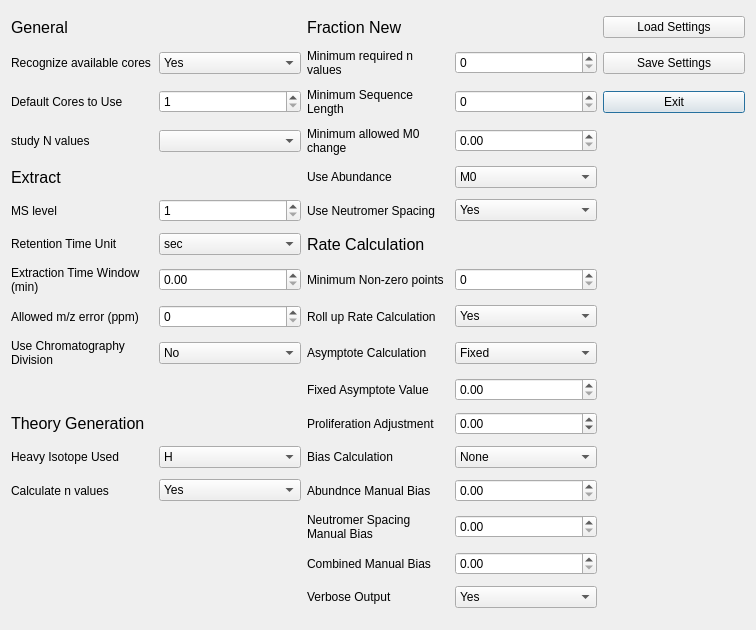
<?xml version="1.0" encoding="UTF-8"?>
<ui version="4.0">
 <class>Dialog</class>
 <widget class="QDialog" name="Dialog">
  <property name="geometry">
   <rect>
    <x>0</x>
    <y>0</y>
    <width>756</width>
    <height>630</height>
   </rect>
  </property>
  <property name="minimumSize">
   <size>
    <width>650</width>
    <height>600</height>
   </size>
  </property>
  <property name="windowTitle">
   <string>Dialog</string>
  </property>
  <property name="autoFillBackground">
   <bool>false</bool>
  </property>
  <property name="sizeGripEnabled">
   <bool>false</bool>
  </property>
  <layout class="QGridLayout" name="gridLayout">
   <item row="0" column="0">
    <widget class="QLabel" name="label_5">
     <property name="font">
      <font>
       <pointsize>12</pointsize>
      </font>
     </property>
     <property name="text">
      <string>General</string>
     </property>
    </widget>
   </item>
   <item row="0" column="3">
    <widget class="QLabel" name="label_2">
     <property name="font">
      <font>
       <pointsize>12</pointsize>
      </font>
     </property>
     <property name="text">
      <string>Fraction New</string>
     </property>
    </widget>
   </item>
   <item row="1" column="2">
    <widget class="QComboBox" name="recognize_available_cores">
     <item>
      <property name="text">
       <string>Yes</string>
      </property>
     </item>
     <item>
      <property name="text">
       <string>No</string>
      </property>
     </item>
    </widget>
   </item>
   <item row="1" column="3">
    <widget class="QLabel" name="label">
     <property name="text">
      <string>Minimum required n values</string>
     </property>
     <property name="scaledContents">
      <bool>false</bool>
     </property>
     <property name="wordWrap">
      <bool>true</bool>
     </property>
    </widget>
   </item>
   <item row="1" column="4">
    <widget class="QSpinBox" name="min_n_value"/>
   </item>
   <item row="2" column="0">
    <widget class="QLabel" name="label_18">
     <property name="text">
      <string>Default Cores to Use</string>
     </property>
     <property name="scaledContents">
      <bool>false</bool>
     </property>
     <property name="wordWrap">
      <bool>true</bool>
     </property>
    </widget>
   </item>
   <item row="2" column="2">
    <widget class="QSpinBox" name="default_cores">
     <property name="minimum">
      <number>1</number>
     </property>
     <property name="maximum">
      <number>60</number>
     </property>
    </widget>
   </item>
   <item row="2" column="3">
    <widget class="QLabel" name="label_3">
     <property name="text">
      <string>Minimum Sequence Length</string>
     </property>
     <property name="scaledContents">
      <bool>false</bool>
     </property>
     <property name="wordWrap">
      <bool>true</bool>
     </property>
    </widget>
   </item>
   <item row="2" column="4">
    <widget class="QSpinBox" name="min_sequence_length"/>
   </item>
   <item row="3" column="0">
    <widget class="QLabel" name="label_23">
     <property name="text">
      <string>study N values</string>
     </property>
    </widget>
   </item>
   <item row="3" column="3">
    <widget class="QLabel" name="label_8">
     <property name="text">
      <string>Minimum allowed M0 change</string>
     </property>
     <property name="scaledContents">
      <bool>false</bool>
     </property>
     <property name="wordWrap">
      <bool>true</bool>
     </property>
    </widget>
   </item>
   <item row="3" column="4">
    <widget class="QDoubleSpinBox" name="min_allowed_m0_change">
     <property name="maximum">
      <double>1.000000000000000</double>
     </property>
     <property name="singleStep">
      <double>0.050000000000000</double>
     </property>
    </widget>
   </item>
   <item row="4" column="0">
    <widget class="QLabel" name="label_6">
     <property name="font">
      <font>
       <pointsize>12</pointsize>
      </font>
     </property>
     <property name="text">
      <string>Extract</string>
     </property>
    </widget>
   </item>
   <item row="4" column="3">
    <widget class="QLabel" name="label_24">
     <property name="text">
      <string>Use Abundance</string>
     </property>
     <property name="scaledContents">
      <bool>false</bool>
     </property>
     <property name="wordWrap">
      <bool>true</bool>
     </property>
    </widget>
   </item>
   <item row="4" column="4">
    <widget class="QComboBox" name="use_abundance">
     <item>
      <property name="text">
       <string>M0</string>
      </property>
     </item>
     <item>
      <property name="text">
       <string>Highest</string>
      </property>
     </item>
     <item>
      <property name="text">
       <string>Average</string>
      </property>
     </item>
     <item>
      <property name="text">
       <string>No</string>
      </property>
     </item>
    </widget>
   </item>
   <item row="5" column="0">
    <widget class="QLabel" name="MS_level_label">
     <property name="text">
      <string>MS level</string>
     </property>
     <property name="scaledContents">
      <bool>false</bool>
     </property>
     <property name="wordWrap">
      <bool>true</bool>
     </property>
    </widget>
   </item>
   <item row="5" column="2">
    <widget class="QSpinBox" name="ms_level">
     <property name="minimum">
      <number>1</number>
     </property>
     <property name="maximum">
      <number>10</number>
     </property>
    </widget>
   </item>
   <item row="5" column="3">
    <widget class="QLabel" name="label_25">
     <property name="text">
      <string>Use Neutromer Spacing</string>
     </property>
     <property name="scaledContents">
      <bool>false</bool>
     </property>
     <property name="wordWrap">
      <bool>true</bool>
     </property>
    </widget>
   </item>
   <item row="5" column="4">
    <widget class="QComboBox" name="use_neutromer_spacing">
     <item>
      <property name="text">
       <string>Yes</string>
      </property>
     </item>
     <item>
      <property name="text">
       <string>No</string>
      </property>
     </item>
    </widget>
   </item>
   <item row="6" column="0">
    <widget class="QLabel" name="label_19">
     <property name="text">
      <string>Retention Time Unit</string>
     </property>
     <property name="scaledContents">
      <bool>false</bool>
     </property>
     <property name="wordWrap">
      <bool>true</bool>
     </property>
    </widget>
   </item>
   <item row="6" column="2">
    <widget class="QComboBox" name="rt_unit">
     <item>
      <property name="text">
       <string>sec</string>
      </property>
     </item>
     <item>
      <property name="text">
       <string>min</string>
      </property>
     </item>
    </widget>
   </item>
   <item row="6" column="3">
    <widget class="QLabel" name="label_4">
     <property name="font">
      <font>
       <pointsize>12</pointsize>
      </font>
     </property>
     <property name="text">
      <string>Rate Calculation</string>
     </property>
    </widget>
   </item>
   <item row="7" column="0">
    <widget class="QLabel" name="label_20">
     <property name="text">
      <string>Extraction Time Window (min)</string>
     </property>
     <property name="scaledContents">
      <bool>false</bool>
     </property>
     <property name="wordWrap">
      <bool>true</bool>
     </property>
    </widget>
   </item>
   <item row="7" column="2">
    <widget class="QDoubleSpinBox" name="time_window"/>
   </item>
   <item row="7" column="3">
    <widget class="QLabel" name="label_26">
     <property name="text">
      <string>Minimum Non-zero points</string>
     </property>
     <property name="scaledContents">
      <bool>false</bool>
     </property>
     <property name="wordWrap">
      <bool>true</bool>
     </property>
    </widget>
   </item>
   <item row="7" column="4">
    <widget class="QSpinBox" name="minimum_nonzero_points"/>
   </item>
   <item row="8" column="0">
    <widget class="QLabel" name="ppm_error_label">
     <property name="text">
      <string>Allowed m/z error (ppm)</string>
     </property>
     <property name="scaledContents">
      <bool>false</bool>
     </property>
     <property name="wordWrap">
      <bool>true</bool>
     </property>
    </widget>
   </item>
   <item row="8" column="2">
    <widget class="QSpinBox" name="ppm_error">
     <property name="maximum">
      <number>100</number>
     </property>
    </widget>
   </item>
   <item row="8" column="3">
    <widget class="QLabel" name="label_17">
     <property name="text">
      <string>Roll up Rate Calculation</string>
     </property>
     <property name="scaledContents">
      <bool>false</bool>
     </property>
     <property name="wordWrap">
      <bool>true</bool>
     </property>
    </widget>
   </item>
   <item row="8" column="4">
    <widget class="QComboBox" name="roll_up_option">
     <item>
      <property name="text">
       <string>Yes</string>
      </property>
     </item>
     <item>
      <property name="text">
       <string>No</string>
      </property>
     </item>
    </widget>
   </item>
   <item row="9" column="0">
    <widget class="QLabel" name="label_21">
     <property name="acceptDrops">
      <bool>false</bool>
     </property>
     <property name="text">
      <string>Use Chromatography Division</string>
     </property>
     <property name="scaledContents">
      <bool>false</bool>
     </property>
     <property name="wordWrap">
      <bool>true</bool>
     </property>
    </widget>
   </item>
   <item row="9" column="2">
    <widget class="QComboBox" name="use_chromatography_division">
     <item>
      <property name="text">
       <string>No</string>
      </property>
     </item>
     <item>
      <property name="text">
       <string>Intrafile</string>
      </property>
     </item>
     <item>
      <property name="text">
       <string>Interfile</string>
      </property>
     </item>
    </widget>
   </item>
   <item row="9" column="3">
    <widget class="QLabel" name="label_15">
     <property name="text">
      <string>Asymptote Calculation</string>
     </property>
     <property name="scaledContents">
      <bool>false</bool>
     </property>
     <property name="wordWrap">
      <bool>true</bool>
     </property>
    </widget>
   </item>
   <item row="9" column="4">
    <widget class="QComboBox" name="asymptope_type">
     <item>
      <property name="text">
       <string>Fixed</string>
      </property>
     </item>
     <item>
      <property name="text">
       <string>Variable</string>
      </property>
     </item>
    </widget>
   </item>
   <item row="10" column="3">
    <widget class="QLabel" name="label_16">
     <property name="text">
      <string>Fixed Asymptote Value</string>
     </property>
     <property name="scaledContents">
      <bool>false</bool>
     </property>
     <property name="wordWrap">
      <bool>true</bool>
     </property>
    </widget>
   </item>
   <item row="10" column="4">
    <widget class="QDoubleSpinBox" name="fixed_asymptote_value">
     <property name="minimum">
      <double>0.000000000000000</double>
     </property>
     <property name="maximum">
      <double>10.000000000000000</double>
     </property>
     <property name="singleStep">
      <double>0.050000000000000</double>
     </property>
    </widget>
   </item>
   <item row="11" column="0">
    <widget class="QLabel" name="label_7">
     <property name="font">
      <font>
       <pointsize>12</pointsize>
      </font>
     </property>
     <property name="text">
      <string>Theory Generation</string>
     </property>
    </widget>
   </item>
   <item row="11" column="3">
    <widget class="QLabel" name="label_14">
     <property name="text">
      <string>Proliferation Adjustment</string>
     </property>
     <property name="scaledContents">
      <bool>false</bool>
     </property>
     <property name="wordWrap">
      <bool>true</bool>
     </property>
    </widget>
   </item>
   <item row="11" column="4">
    <widget class="QDoubleSpinBox" name="proliferation_adjustment">
     <property name="minimum">
      <double>-0.500000000000000</double>
     </property>
     <property name="maximum">
      <double>1.000000000000000</double>
     </property>
     <property name="singleStep">
      <double>0.050000000000000</double>
     </property>
    </widget>
   </item>
   <item row="12" column="0">
    <widget class="QLabel" name="label_22">
     <property name="text">
      <string>Heavy Isotope Used</string>
     </property>
     <property name="scaledContents">
      <bool>false</bool>
     </property>
     <property name="wordWrap">
      <bool>true</bool>
     </property>
    </widget>
   </item>
   <item row="12" column="2">
    <widget class="QComboBox" name="heavy_label">
     <item>
      <property name="text">
       <string>H</string>
      </property>
     </item>
    </widget>
   </item>
   <item row="12" column="3">
    <widget class="QLabel" name="label_13">
     <property name="text">
      <string>Bias Calculation</string>
     </property>
     <property name="scaledContents">
      <bool>false</bool>
     </property>
     <property name="wordWrap">
      <bool>true</bool>
     </property>
    </widget>
   </item>
   <item row="12" column="4">
    <widget class="QComboBox" name="bias_selection_option">
     <item>
      <property name="text">
       <string>None</string>
      </property>
     </item>
     <item>
      <property name="text">
       <string>Automatic</string>
      </property>
     </item>
     <item>
      <property name="text">
       <string>Manual</string>
      </property>
     </item>
    </widget>
   </item>
   <item row="13" column="0">
    <widget class="QLabel" name="label_27">
     <property name="text">
      <string>Calculate n values</string>
     </property>
     <property name="scaledContents">
      <bool>false</bool>
     </property>
     <property name="wordWrap">
      <bool>true</bool>
     </property>
    </widget>
   </item>
   <item row="13" column="2">
    <widget class="QComboBox" name="calculate_n_values">
     <item>
      <property name="text">
       <string>Yes</string>
      </property>
     </item>
     <item>
      <property name="text">
       <string>No</string>
      </property>
     </item>
    </widget>
   </item>
   <item row="13" column="3">
    <widget class="QLabel" name="label_10">
     <property name="text">
      <string>Abundnce Manual Bias</string>
     </property>
     <property name="scaledContents">
      <bool>false</bool>
     </property>
     <property name="wordWrap">
      <bool>true</bool>
     </property>
    </widget>
   </item>
   <item row="13" column="4">
    <widget class="QDoubleSpinBox" name="abund_manual_bias">
     <property name="maximum">
      <double>1.000000000000000</double>
     </property>
     <property name="singleStep">
      <double>0.050000000000000</double>
     </property>
    </widget>
   </item>
   <item row="14" column="3">
    <widget class="QLabel" name="label_11">
     <property name="text">
      <string>Neutromer Spacing Manual Bias</string>
     </property>
     <property name="scaledContents">
      <bool>false</bool>
     </property>
     <property name="wordWrap">
      <bool>true</bool>
     </property>
    </widget>
   </item>
   <item row="14" column="4">
    <widget class="QDoubleSpinBox" name="spacing_manual_bias">
     <property name="maximum">
      <double>1.000000000000000</double>
     </property>
     <property name="singleStep">
      <double>0.050000000000000</double>
     </property>
    </widget>
   </item>
   <item row="15" column="3">
    <widget class="QLabel" name="label_12">
     <property name="text">
      <string>Combined Manual Bias</string>
     </property>
     <property name="scaledContents">
      <bool>false</bool>
     </property>
     <property name="wordWrap">
      <bool>true</bool>
     </property>
    </widget>
   </item>
   <item row="15" column="4">
    <widget class="QDoubleSpinBox" name="combined_manual_bias">
     <property name="maximum">
      <double>1.000000000000000</double>
     </property>
     <property name="singleStep">
      <double>0.050000000000000</double>
     </property>
    </widget>
   </item>
   <item row="16" column="3">
    <widget class="QLabel" name="label_28">
     <property name="text">
      <string>Verbose Output</string>
     </property>
     <property name="wordWrap">
      <bool>true</bool>
     </property>
    </widget>
   </item>
   <item row="16" column="4">
    <widget class="QComboBox" name="verbose_rate">
     <item>
      <property name="text">
       <string>Yes</string>
      </property>
     </item>
     <item>
      <property name="text">
       <string>No</string>
      </property>
     </item>
    </widget>
   </item>
   <item row="3" column="2">
    <widget class="QComboBox" name="study_type_combobox"/>
   </item>
   <item row="1" column="0">
    <widget class="QLabel" name="label_9">
     <property name="text">
      <string>Recognize available cores</string>
     </property>
     <property name="scaledContents">
      <bool>false</bool>
     </property>
     <property name="wordWrap">
      <bool>true</bool>
     </property>
    </widget>
   </item>
   <item row="0" column="5">
    <widget class="QPushButton" name="LoadButton">
     <property name="text">
      <string>Load Settings</string>
     </property>
    </widget>
   </item>
   <item row="1" column="5">
    <widget class="QPushButton" name="SaveButton">
     <property name="text">
      <string>Save Settings</string>
     </property>
    </widget>
   </item>
   <item row="2" column="5">
    <widget class="QPushButton" name="ExitButton">
     <property name="text">
      <string>Exit</string>
     </property>
     <property name="default">
      <bool>true</bool>
     </property>
    </widget>
   </item>
  </layout>
 </widget>
 <resources/>
 <connections/>
</ui>
